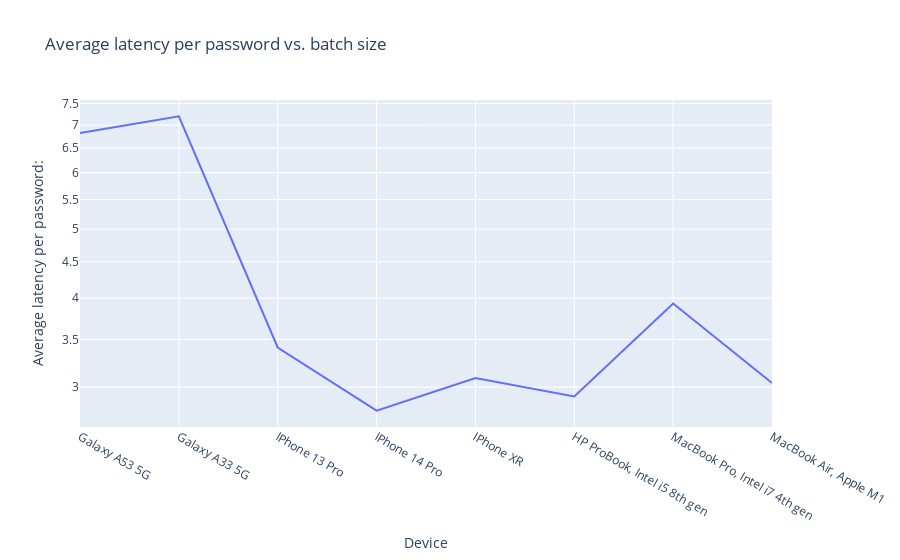

Source (notebook cell):
### Code cell
fig = px.line(df, x="Device", y="Average latency per password:", title='Average latency per password vs. batch size')
#layout = go.Layout(yaxis=dict(tickformat=".2%"))
#fig.update_layout(yaxis_tickformat=".2%")
fig.update_yaxes(type='log')

fig.show()
#fig.write_image("images/different_devices_average_latency_per_password.pdf")

### Figure 1 — Plotly figure (JSON) as saved in the notebook; plotly's stock layout.template omitted (floating-point values rounded to 4 significant figures)
{"data": [{"hovertemplate": "Device=%{x}<br>Average latency per password:=%{y}<extra></extra>", "legendgroup": "", "line": {"color": "#636efa", "dash": "solid"}, "marker": {"symbol": "circle"}, "mode": "lines", "name": "", "orientation": "v", "showlegend": false, "type": "scatter", "x": ["Galaxy A53 5G", "Galaxy A33 5G", "IPhone 13 Pro", "IPhone 14 Pro", "IPhone XR", "HP ProBook, Intel i5 8th gen", "MacBook Pro, Intel i7 4th gen", "MacBook Air, Apple M1"], "xaxis": "x", "y": ["6.82", "7.20", "3.41", "2.78", "3.09", "2.91", "3.93", "3.04"], "yaxis": "y"}], "layout": {"legend": {"tracegroupgap": 0}, "title": {"text": "Average latency per password vs. batch size"}, "xaxis": {"anchor": "y", "domain": [0, 1], "title": {"text": "Device"}}, "yaxis": {"anchor": "x", "domain": [0, 1], "title": {"text": "Average latency per password:"}, "type": "log"}}}
